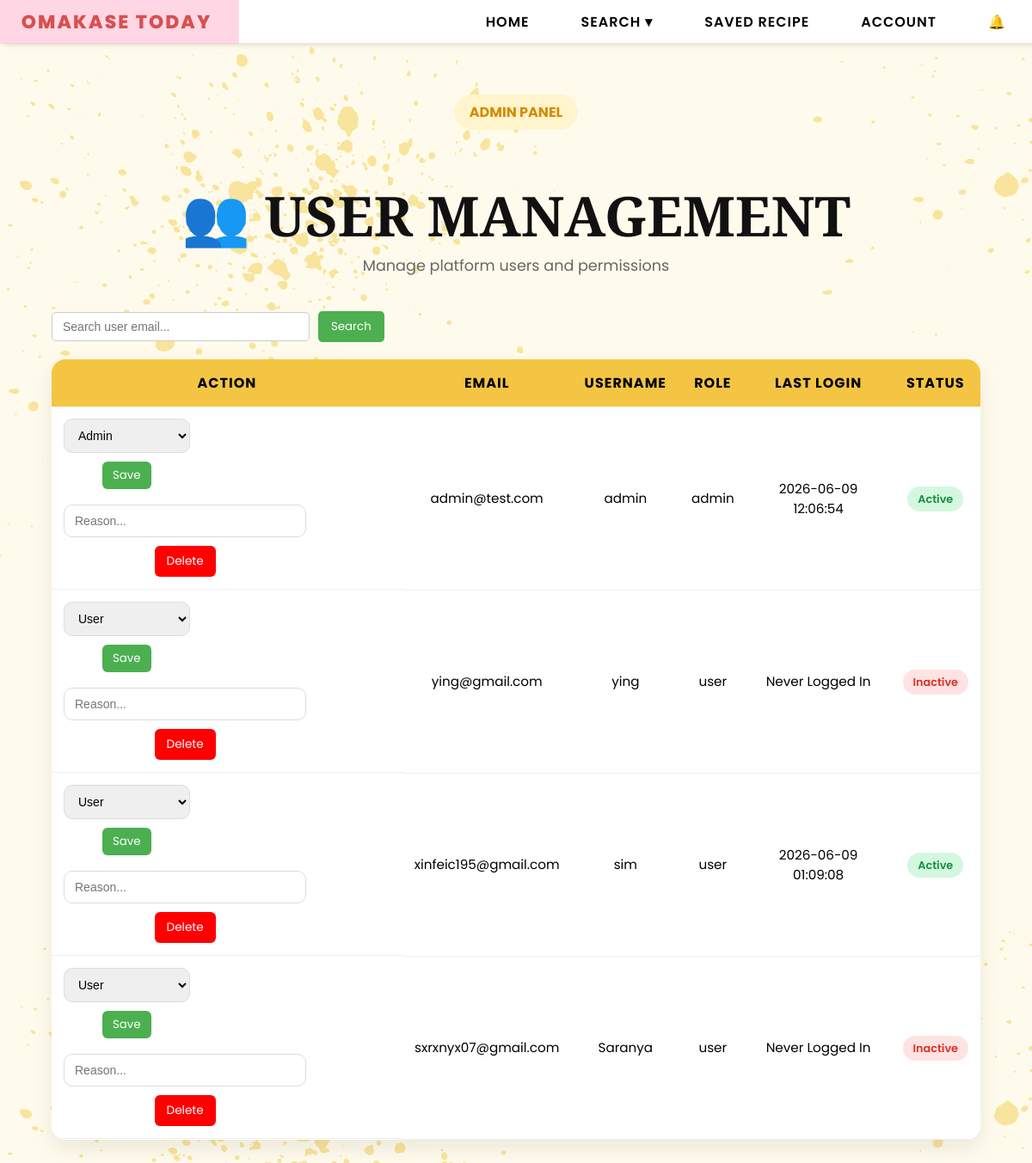
/admin/users (signed in), run on an earlier commit of the app's database.
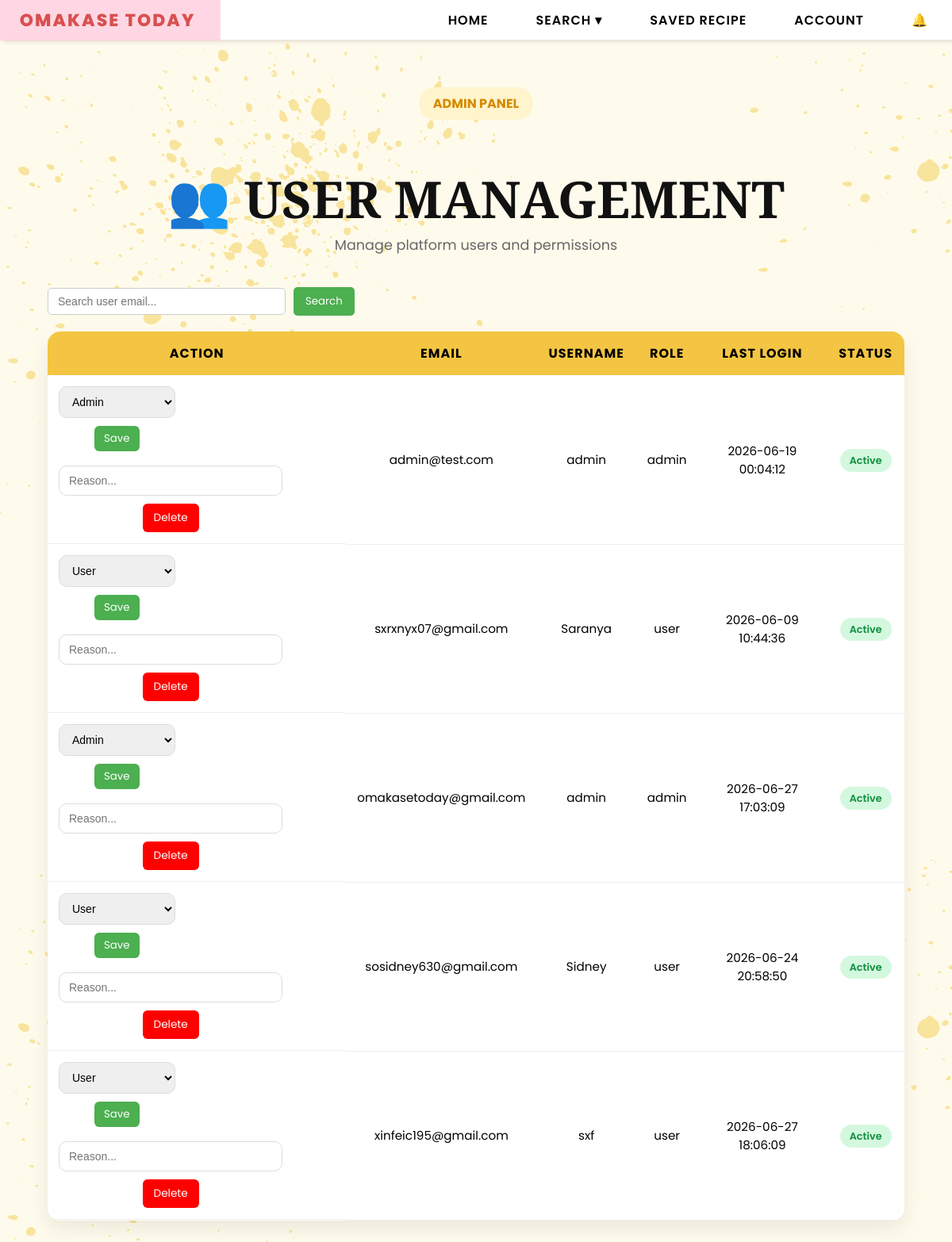
And on a later commit of the database.
### tables this page shows
CREATE TABLE users (
        email TEXT PRIMARY KEY,
        username TEXT,
        password TEXT,
        bio TEXT,
        profile_pic TEXT,
        role TEXT DEFAULT 'user'
    , reset_token TEXT, reset_used INTEGER DEFAULT 0, reset_viewed INTEGER DEFAULT 0, last_login TEXT);

### app.py (the view)
@app.route("/admin/users")
def admin_users():
    if session.get("role") != "admin":
        return "403 Forbidden"
    conn = sqlite3.connect(DB_PATH)
    c = conn.cursor()
    c.execute("""
        SELECT email,
            username,
            role,
            last_login
        FROM users
    """)
    users = c.fetchall()
    conn.close()
    six_months_ago = (
            datetime.now() - timedelta(days=180)
        )
    processed_users = []
    for user in users:
        status = "Inactive"
        if user[3]:
            try:
                last_login = datetime.strptime(
                    user[3],
                    "%Y-%m-%d %H:%M:%S"
                )
                if last_login > six_months_ago:
                    status = "Active"
            except:
                status = "Inactive"
        processed_users.append(
            (
                user[0],  # email
                user[1],  # username
                user[2],  # role
                user[3],  # last_login
                status    # active/inactive
            )
        )
    return render_template(
        "admin_users.html",
        users=processed_users
    )

### templates/admin_users.html (shortened to what this page needs)
{% extends "base.html" %}
{% block content %}
<div class="admin-users-wrapper">
    <div class="page-hero">
        <span class="hero-tag">
            ADMIN PANEL
        </span>
        <h1 class="page-title">
            👥 USER MANAGEMENT
        </h1>
        <p class="page-subtitle">
            Manage platform users and permissions
        </p>
    </div>
    <div class="admin-controls">
        <input type="text" id="userSearch" class="search-input"
            placeholder="Search user email...">
        <button onclick="filterUsers()" class="search-btn">
            Search
        </button>
    </div>
    <table class="users-table">
        <thead>
            <tr>
                <th>ACTION</th>
                <th>EMAIL</th>
                <th>USERNAME</th>
                <th>ROLE</th>
                <th>LAST LOGIN</th>
                <th>STATUS</th>
            </tr>
        </thead>
        <tbody id="userBody">
            {% for u in users %}
            <tr>
                <td style="display:flex; gap:8px; flex-wrap:wrap;">
                    <form action="/admin/users/update/{{ u[0] }}" method="POST">
                        <select name="role">
                            <option value="user" {% if u[2]=='user' %}selected{% endif %}>User</option>
                            <option value="admin" {% if u[2]=='admin' %}selected{% endif %}>Admin</option>
                        </select>
                        <button type="submit" class="update-btn">Save</button>
                    </form>
                    <form action="/admin/delete/{{ u[0] }}" method="POST"
                          onsubmit="return confirmDelete(this)">
                        <input type="text" name="reason"
                               placeholder="Reason..."
                               required
                               class="reason-input">
                        <button type="submit" class="delete-btn">
                            Delete
                        </button>
                    </form>
                </td>
                <td>{{ u[0] }}</td>
                <td>{{ u[1] }}</td>
                <td>{{ u[2] }}</td>
                <td>
                    {% if u[3] %}
                        {{ u[3] }}
                    {% else %}
                        Never Logged In
                    {% endif %}
                </td>
                <td>
                    <span class="
                        status-badge
                        {% if u[4] == 'Active' %}
                            active-status
                        {% else %}
                            inactive-status
                        {% endif %}
                    ">
                        {{ u[4] }}
                    </span>
                </td>
            </tr>
            {% endfor %}
        </tbody>
    </table>
</div>
{% endblock %}

### templates/base.html (shortened to what this page needs)
<!DOCTYPE html>
<html lang="en">
<head>
    <link rel="stylesheet" href="{{ url_for('static', filename='css/style.css') }}">
</head>
<body>
<nav>
    <ul>
        <li><a href="{{ url_for('home') }}">Omakase Today</a></li>
        <li class="hideOnMobile"><a href="{{ url_for('home') }}">HOME</a></li>
        <li class="hideOnMobile dropdown">
            <a href="javascript:void(0)" class="dropbtn">SEARCH ▾</a>
        </li>
        <li class="hideOnMobile"><a href="{{ url_for('saved_recipes') }}">SAVED RECIPE</a></li>
        <li class="hideOnMobile"><a href="{{ url_for('profile') }}">ACCOUNT</a></li>
        <li class="notif-wrapper">
            <a href="#" class="notif-icon" onclick="toggleNotif(event)">
                🔔
            </a>
        </li>
    </ul>
</nav>
{% block content %}{% endblock %}
</body>
</html>

What changed in the data, as far as the page shows it:
removed users: role "User", email "ying@gmail.com", username "ying", role "user", shows "Never Logged In", u "Inactive"
changed users "admin@test.com": last_login "2026-06-09 12:06:54" → "2026-06-19 00:04:12"
changed users "sxrxnyx07@gmail.com": last_login (not shown) → "2026-06-09 10:44:36"; u "Inactive" → "Active"; no longer shows "Never Logged In"; moves up the list
added users: role "Admin", email "omakasetoday@gmail.com", username "admin", role "admin", last_login "2026-06-27 17:03:09", u "Active"
added users: role "User", email "sosidney630@gmail.com", username "Sidney", role "user", last_login "2026-06-24 20:58:50", u "Active"
changed users "xinfeic195@gmail.com": username "sim" → "sxf"; last_login "2026-06-09 01:09:08" → "2026-06-27 18:06:09"
